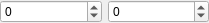
<?xml version="1.0" encoding="UTF-8"?>
<ui version="4.0">
 <class>Form</class>
 <widget class="QWidget" name="Form">
  <property name="geometry">
   <rect>
    <x>0</x>
    <y>0</y>
    <width>209</width>
    <height>22</height>
   </rect>
  </property>
  <property name="windowTitle">
   <string>Form</string>
  </property>
  <layout class="QHBoxLayout" name="horizontalLayout">
   <property name="leftMargin">
    <number>0</number>
   </property>
   <property name="topMargin">
    <number>0</number>
   </property>
   <property name="rightMargin">
    <number>0</number>
   </property>
   <property name="bottomMargin">
    <number>0</number>
   </property>
   <item>
    <widget class="QSpinBox" name="spinbox_1">
     <property name="minimum">
      <number>-2147483647</number>
     </property>
     <property name="maximum">
      <number>2147483647</number>
     </property>
    </widget>
   </item>
   <item>
    <widget class="QSpinBox" name="spinbox_2">
     <property name="minimum">
      <number>-2147483647</number>
     </property>
     <property name="maximum">
      <number>2147483647</number>
     </property>
    </widget>
   </item>
  </layout>
 </widget>
 <resources/>
 <connections/>
</ui>
